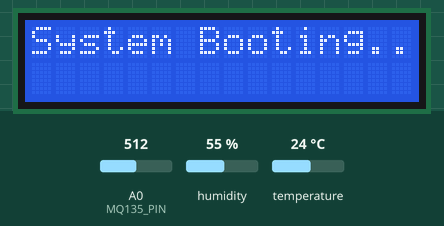
Bench run of a sketch on a simulated Arduino Uno R4 WiFi. On the bench: 16×2 character LCD. Wiring (inferred from the names in the program): DHT11 sensor: data D4. The inputs (shaded band) are chosen by the test bench; at power-on: A0 (MQ135_PIN) = 512, humidity 55 %, temperature 24 °C. WiFi joins after 1.5 s; servers stay silent unless stated; no MQTT or app messages arrive unless stated; what the sketch prints to the serial monitor is not drawn.

Above: at 1.1 s.
At 7.8 s:
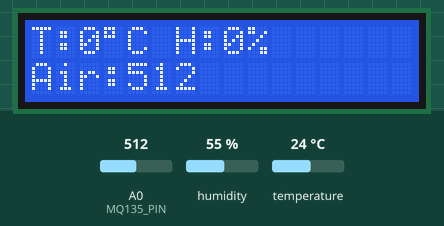
7.9 s: A0 (MQ135_PIN) set to 716
At 9.3 s:
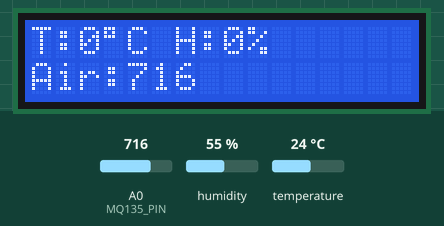
10.5 s: A0 (MQ135_PIN) set to 900
At 11.3 s:
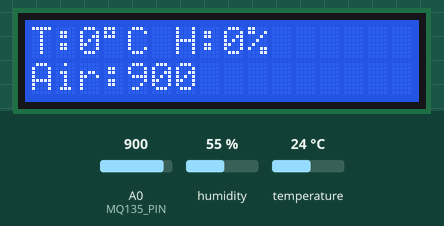
13.1 s: A0 (MQ135_PIN) set to 1023
At 15.2 s:
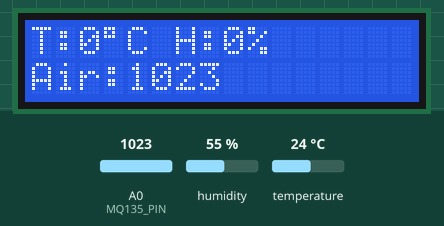
Timing chart, 0 to 16.7 s (numbered marks = the images above; inputs shaded):
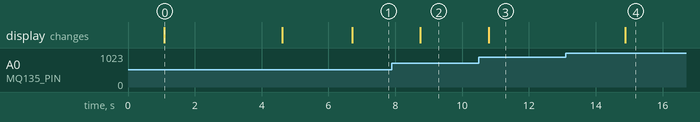

Measured:
- after the input at 7.9 s, the display: changes after 0.85 s (image 2)
- after the input at 10.5 s, the display: changes after 0.30 s (image 3)
- after the input at 13.1 s, the display: changes after 1.8 s (image 4)
- what the display in image 0 shows lasts 3.5 s, from 1.1 s to 4.6 s

The sketch:

IoT.ino
```cpp
#include <Wire.h>
#include <LiquidCrystal_I2C.h>
#include <WiFiS3.h>
#include <PubSubClient.h>

// ---------------- WiFi & MQTT Settings ----------------
char ssid[] = ""; // Wi-Fi SSID
char password[] = ""; // Wi-Fi Password
const char* mqtt_server = "test.mosquitto.org"; // Public MQTT broker

WiFiClient espClient;
PubSubClient client(espClient);

// ---------------- LCD Setup ----------------
LiquidCrystal_I2C lcd(0x27, 16, 2); // Change to 0x3F if LCD not detected

// ---------------- DHT11 Setup ----------------
#define DHTPIN 4
uint8_t data[5]; // 5 bytes from DHT11

// ---------------- MQ135 Setup ----------------
#define MQ135_PIN A0

// ---------------- Function Declarations ----------------
void setup_wifi();
void reconnect();
bool readDHT11();

// ---------------- Setup ----------------
void setup() {
  Serial.begin(115200);
  delay(1000);
  Serial.println("\nStarting IoT Env Monitor...");

  // LCD initialization
  lcd.init();
  lcd.backlight();
  lcd.setCursor(0, 0);
  lcd.print("System Booting...");
  delay(2000);

  // Wi-Fi connection
  setup_wifi();

  // MQTT setup
  client.setServer(mqtt_server, 1883);

  // MQ135 pin
  pinMode(MQ135_PIN, INPUT);

  lcd.clear();
  lcd.setCursor(0, 0);
  lcd.print("WiFi OK + MQTT");
  lcd.setCursor(0, 1);
  lcd.print("Initializing...");
  delay(2000);
}

// ---------------- Loop ----------------
void loop() {
  if (!client.connected()) reconnect();
  client.loop();

  // Read DHT11 sensor
  if (readDHT11()) {
    int temperature = data[2]; // Temperature
    int humidity = data[0];    // Humidity
    int airQuality = analogRead(MQ135_PIN);

    // Display on LCD
    lcd.clear();
    lcd.setCursor(0, 0);
    lcd.print("T:");
    lcd.print(temperature);
    lcd.print((char)223); // Degree symbol
    lcd.print("C H:");
    lcd.print(humidity);
    lcd.print("%");

    lcd.setCursor(0, 1);
    lcd.print("Air:");
    lcd.print(airQuality);

    // Publish JSON payload
    char payload[60];
    sprintf(payload, "{\"temp\":%d,\"hum\":%d,\"air\":%d}", temperature, humidity, airQuality);
    client.publish("iot/env_monitor", payload);

    Serial.println(payload);
  } else {
    Serial.println("DHT11 read failed");
    lcd.clear();
    lcd.setCursor(0, 0);
    lcd.print("DHT11 Error!");
  }

  delay(2000);
}

// ---------------- Wi-Fi Connection ----------------
void setup_wifi() {
  Serial.print("Connecting to WiFi: ");
  Serial.println(ssid);
  WiFi.begin(ssid, password);

  unsigned long start = millis();
  while (WiFi.status() != WL_CONNECTED && millis() - start < 15000) {
    delay(500);
    Serial.print(".");
  }

  if (WiFi.status() == WL_CONNECTED) {
    Serial.println("\nWiFi connected!");
    Serial.print("IP: ");
    Serial.println(WiFi.localIP());
  } else {
    Serial.println("\nWiFi failed! Check credentials or router.");
  }
}

// ---------------- MQTT Reconnect ----------------
void reconnect() {
  while (!client.connected()) {
    Serial.print("Connecting to MQTT...");
    if (client.connect("ArduinoUNO_R4")) {
      Serial.println("connected");
    } else {
      Serial.print("failed, rc=");
      Serial.print(client.state());
      Serial.println(" retrying in 5s");
      delay(5000);
    }
  }
}

// ---------------- DHT11 Manual Read ----------------
bool readDHT11() {
  uint8_t laststate = HIGH, counter = 0, j = 0, i;
  for (i = 0; i < 5; i++) data[i] = 0;

  // Start signal
  pinMode(DHTPIN, OUTPUT);
  digitalWrite(DHTPIN, LOW);
  delay(18);
  digitalWrite(DHTPIN, HIGH);
  delayMicroseconds(40);
  pinMode(DHTPIN, INPUT);

  // Read the data (low-level bit timing)
  for (i = 0; i < 85; i++) {
    counter = 0;
    while (digitalRead(DHTPIN) == laststate) {
      counter++;
      delayMicroseconds(1);
      if (counter == 255) break;
    }
    laststate = digitalRead(DHTPIN);
    if (i >= 4 && i % 2 == 0) {
      data[j / 8] <<= 1;
      if (counter > 16) data[j / 8] |= 1;
      j++;
    }
  }

  if (j >= 40) {
    uint8_t sum = data[0] + data[1] + data[2] + data[3];
    if (data[4] == (sum & 0xFF)) return true;
  }
  return false;
}
```
